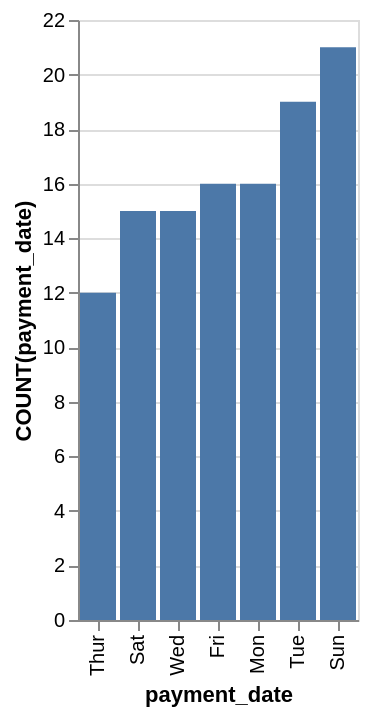

Express this chart as Vega-Lite.
### Vega-Lite specification from a JSON file in a GitHub repository (floating-point values rounded to 4 significant figures)
{"data": {"values": [{"x_data": "Thur", "y_data": 12}, {"x_data": "Sat", "y_data": 15}, {"x_data": "Wed", "y_data": 15}, {"x_data": "Fri", "y_data": 16}, {"x_data": "Mon", "y_data": 16}, {"x_data": "Tue", "y_data": 19}, {"x_data": "Sun", "y_data": 21}]}, "mark": "bar", "encoding": {"x": {"field": "x_data", "type": "nominal", "title": "payment_date", "sort": {"op": "sum", "field": "y_data", "order": "ascending"}}, "y": {"field": "y_data", "type": "quantitative", "title": "COUNT(payment_date)"}}}
